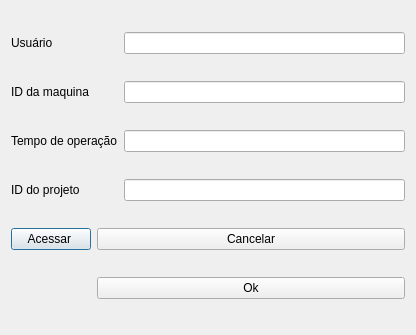
<?xml version="1.0" encoding="UTF-8"?>
<ui version="4.0">
 <class>Dialog</class>
 <widget class="QDialog" name="Dialog">
  <property name="geometry">
   <rect>
    <x>0</x>
    <y>0</y>
    <width>416</width>
    <height>335</height>
   </rect>
  </property>
  <property name="windowTitle">
   <string>Dialog</string>
  </property>
  <layout class="QGridLayout" name="gridLayout">
   <item row="4" column="0">
    <widget class="QPushButton" name="botaoAcessar">
     <property name="text">
      <string>Acessar </string>
     </property>
    </widget>
   </item>
   <item row="2" column="0" colspan="2">
    <widget class="QLabel" name="labelTempo">
     <property name="text">
      <string>Tempo de operação</string>
     </property>
    </widget>
   </item>
   <item row="3" column="0">
    <widget class="QLabel" name="label">
     <property name="text">
      <string>ID do projeto</string>
     </property>
    </widget>
   </item>
   <item row="2" column="2">
    <widget class="QLineEdit" name="inputTempo"/>
   </item>
   <item row="4" column="1" colspan="2">
    <widget class="QPushButton" name="botaoCancelar">
     <property name="text">
      <string>Cancelar</string>
     </property>
    </widget>
   </item>
   <item row="3" column="2">
    <widget class="QLineEdit" name="inputProjeto"/>
   </item>
   <item row="0" column="0">
    <widget class="QLabel" name="labelUsuario">
     <property name="text">
      <string>Usuário</string>
     </property>
    </widget>
   </item>
   <item row="5" column="1" colspan="2">
    <widget class="QPushButton" name="botaoOk">
     <property name="text">
      <string>Ok</string>
     </property>
    </widget>
   </item>
   <item row="0" column="2">
    <widget class="QLineEdit" name="inputUsuario"/>
   </item>
   <item row="1" column="0" colspan="2">
    <widget class="QLabel" name="labelID">
     <property name="text">
      <string>ID da maquina</string>
     </property>
    </widget>
   </item>
   <item row="1" column="2">
    <widget class="QLineEdit" name="inputID"/>
   </item>
  </layout>
 </widget>
 <resources/>
 <connections/>
</ui>
